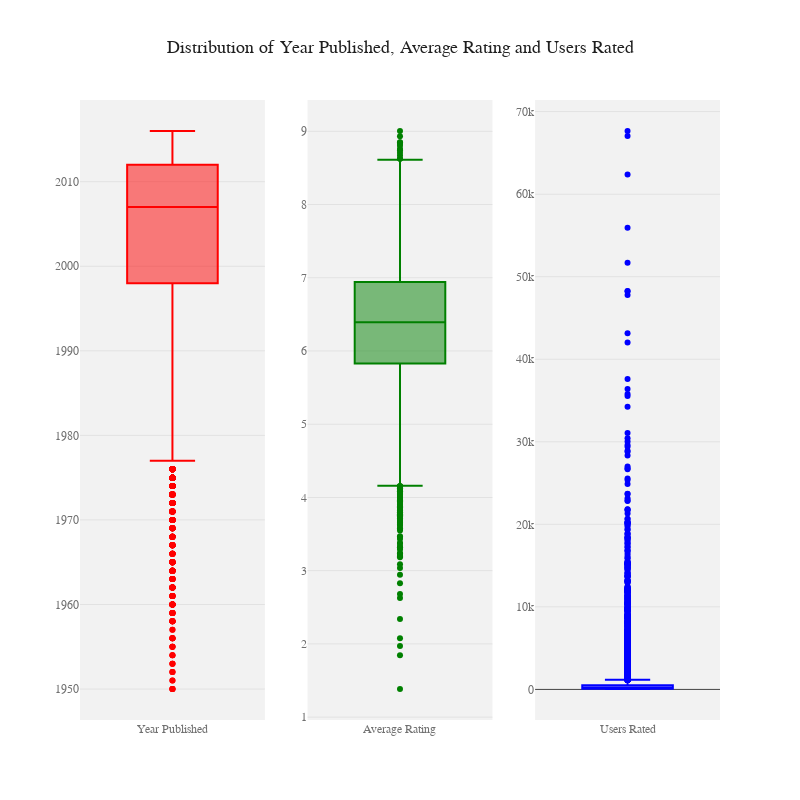

The notebook cell this image was saved under:
### Code cell
# Checking the distribution and outliers of the features 'year_published', 'average_rating', 'users_rated'

fig = make_subplots(rows = 1, cols = 3)

fig.add_trace(go.Box(y = df['year_published'], name = 'Year Published',
                    marker_color = 'red', showlegend = False), row = 1, col = 1)

fig.add_trace(go.Box(y = df['average_rating'], name = 'Average Rating',
                    marker_color ='green', showlegend = False), row = 1, col = 2)

fig.add_trace(go.Box(y = df['users_rated'], name = 'Users Rated',
                    marker_color = 'blue', showlegend = False), row = 1, col = 3)

fig.update_layout(height = 800, width = 800,
                  title_text = 'Distribution of Year Published, Average Rating and Users Rated', template = custom_template)

fig.update_layout(title = {
    'y':0.95,
    'x':0.5})

fig.show()

### Figure 1 — Plotly figure (JSON) as saved in the notebook; plotly's stock layout.template omitted (floating-point values rounded to 4 significant figures; data arrays with more than 128 entries replaced by an {"elided": "..."} marker saying what was removed)
{"data": [{"marker": {"color": "red"}, "name": "Year Published", "showlegend": false, "type": "box", "xaxis": "x", "y": {"elided": "10532 int values"}, "yaxis": "y"}, {"marker": {"color": "green"}, "name": "Average Rating", "showlegend": false, "type": "box", "xaxis": "x2", "y": {"elided": "10532 float values"}, "yaxis": "y2"}, {"marker": {"color": "blue"}, "name": "Users Rated", "showlegend": false, "type": "box", "xaxis": "x3", "y": {"elided": "10532 int values"}, "yaxis": "y3"}], "layout": {"height": 800, "title": {"text": "Distribution of Year Published, Average Rating and Users Rated", "x": 0.5, "y": 0.95}, "width": 800, "xaxis": {"anchor": "y", "domain": [0, 0.2889]}, "xaxis2": {"anchor": "y2", "domain": [0.3556, 0.6444]}, "xaxis3": {"anchor": "y3", "domain": [0.7111, 1]}, "yaxis": {"anchor": "x", "domain": [0, 1]}, "yaxis2": {"anchor": "x2", "domain": [0, 1]}, "yaxis3": {"anchor": "x3", "domain": [0, 1]}}}
